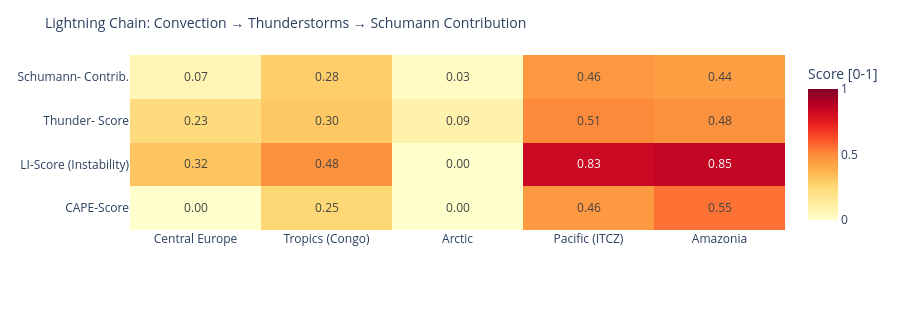

Notebook source saved alongside this figure:
### Code cell
# ============================================================
# LIGHTNING CHAIN: Convection → Thunderstorms → Schumann
# Shows the causal chain per measurement point as heatmap
# ============================================================

def cape_score(v):
    """CAPE → normalized score [0,1]"""
    if v is None or pd.isna(v): return 0.0
    return min(1.0, float(v) / 3000)

def li_score(v):
    """Lifted Index: negative = unstable → score [0,1]"""
    if v is None or pd.isna(v): return 0.3
    return min(1.0, max(0.0, (-float(v) + 6) / 12))

def cloud_score(v):
    if v is None or pd.isna(v): return 0.3
    return float(v) / 100

def thunder_score(row):
    """Kombinierter Gewitterwahrscheinlichkeits-Score
    CAPE + LI + Bedeckung + WMO-Gewitter + konvektiver Niederschlag (showers)
    Hinweis: X-Ray und Kp sind kein Bestandteil – nur geomagn./solarer Kontext.
    """
    cs = cape_score(row.get('cape'))
    ls = li_score(row.get('li'))
    cl = cloud_score(row.get('cloud'))
    t  = 1.0 if row.get('thunderstorm') else 0.0
    # Convective precipitation (showers) as additional indicator
    sh = min(1.0, (row.get('showers') or 0) / 5.0)
    return round(cs * 0.30 + ls * 0.25 + cl * 0.15 + t * 0.20 + sh * 0.10, 3)

def schumann_contribution(t_score, lat):
    """Schumann contribution: higher in tropics (±30°), scaled by thunderstorm score"""
    lat_weight = max(0.3, 1.0 - abs(lat) / 60)
    return round(t_score * lat_weight, 3)

df_atm['cape_score']   = df_atm.apply(lambda r: cape_score(r['cape']), axis=1)
df_atm['li_score']     = df_atm.apply(lambda r: li_score(r['li']),    axis=1)
df_atm['thunder_score']= df_atm.apply(lambda r: thunder_score(r.to_dict()), axis=1)
df_atm['schumann_contribution'] = df_atm.apply(
    lambda r: schumann_contribution(r['thunder_score'], r['lat']), axis=1)

metrics = ['cape_score', 'li_score', 'thunder_score', 'schumann_contribution']
labels  = ['CAPE-Score', 'LI-Score\n(Instability)', 'Thunder-\nScore', 'Schumann-\nContrib.']
z_data  = [df_atm[m].tolist() for m in metrics]

fig = go.Figure(go.Heatmap(
    z=z_data,
    x=df_atm['point'].tolist(),
    y=labels,
    colorscale='YlOrRd',
    zmin=0, zmax=1,
    text=[[f'{v:.2f}' for v in row] for row in z_data],
    texttemplate='%{text}', textfont=dict(size=12),
    colorbar=dict(title='Score [0-1]')
))
fig.update_layout(
    title=dict(text='Lightning Chain: Convection → Thunderstorms → Schumann Contribution', font=dict(size=14)),
    height=310,
    plot_bgcolor='rgba(0,0,0,0)', paper_bgcolor='rgba(0,0,0,0)',
    margin=dict(l=130, r=80, t=55, b=80)
)
fig.show()

### Figure 1 — Plotly figure (JSON) as saved in the notebook; plotly's stock layout.template omitted (floating-point values rounded to 4 significant figures)
{"data": [{"colorbar": {"title": {"text": "Score [0-1]"}}, "colorscale": [[0.0, "rgb(255,255,204)"], [0.125, "rgb(255,237,160)"], [0.25, "rgb(254,217,118)"], [0.375, "rgb(254,178,76)"], [0.5, "rgb(253,141,60)"], [0.625, "rgb(252,78,42)"], [0.75, "rgb(227,26,28)"], [0.875, "rgb(189,0,38)"], [1.0, "rgb(128,0,38)"]], "text": [["0.00", "0.25", "0.00", "0.46", "0.55"], ["0.32", "0.48", "0.00", "0.83", "0.85"], ["0.23", "0.30", "0.09", "0.51", "0.48"], ["0.07", "0.28", "0.03", "0.46", "0.44"]], "textfont": {"size": 12}, "texttemplate": "%{text}", "type": "heatmap", "x": ["Central Europe", "Tropics (Congo)", "Arctic", "Pacific (ITCZ)", "Amazonia"], "y": ["CAPE-Score", "LI-Score\n(Instability)", "Thunder-\nScore", "Schumann-\nContrib."], "z": [[0.0, 0.2533, 0.0, 0.46, 0.5533], [0.3167, 0.4833, 0.0, 0.8333, 0.85], [0.229, 0.305, 0.088, 0.505, 0.483], [0.069, 0.285, 0.026, 0.463, 0.443]], "zmax": 1, "zmin": 0}], "layout": {"height": 310, "margin": {"b": 80, "l": 130, "r": 80, "t": 55}, "paper_bgcolor": "rgba(0,0,0,0)", "plot_bgcolor": "rgba(0,0,0,0)", "title": {"font": {"size": 14}, "text": "Lightning Chain: Convection → Thunderstorms → Schumann Contribution"}}}
